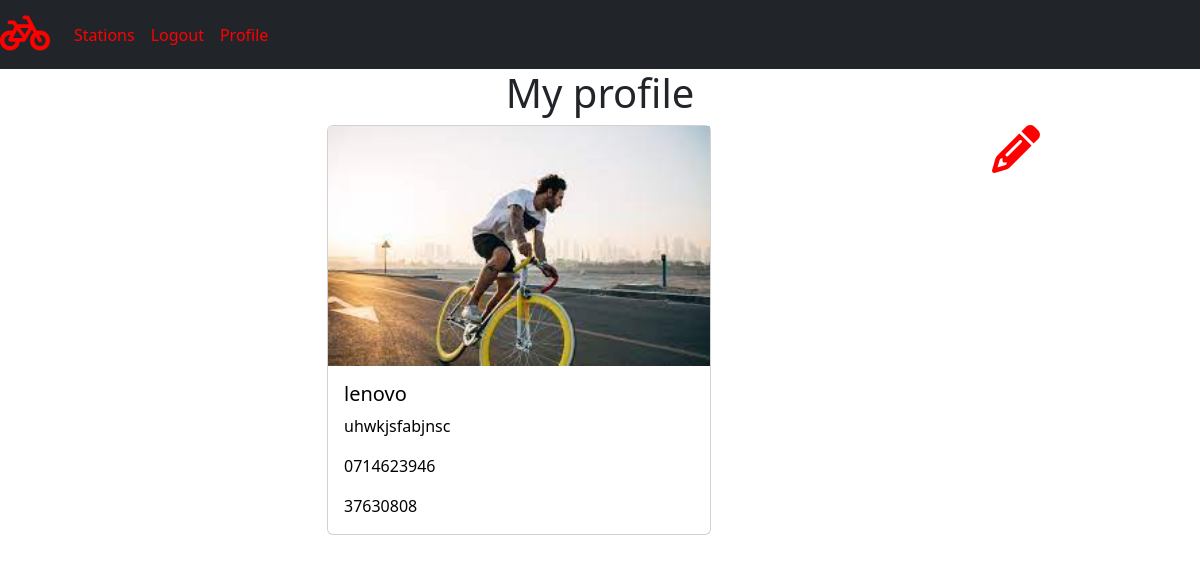
Screenshot of /profile/4/ (signed in) with the database file from the repository.
### app/models.py (models this page shows, shortened)
class Profile(models.Model):
    profile_photo = models.ImageField(upload_to = 'articles/',blank=True)
    bio = models.TextField(blank=True)
    user = models.OneToOneField(User,on_delete=models.CASCADE)
    phone_number = models.CharField(blank=True, max_length= 13)
    Id_number= models.CharField(max_length= 10)

### app/views.py (the view)
# urls.py: path('profile/<int:id>/', profile, name="profile"),
def profile(request, id):
    profile = Profile.objects.get(user=id)
    userid = request.user.id
    context={
        "profile":profile,
        "userid":userid,
    }
    return render(request, 'user_profile.html',context)

### app/templates/user_profile.html (shortened to what this page needs)
{%extends "base.html"%}
{% block content %}
<h1 class="text-center">My profile</h1>
<div class="container">
    <div class="row">
     <div class="col-md-4 mx-auto">
        <div class="card" style="width: 24rem;">
          {% if  profile.profile_photo %}
            <img src="{{profile.profile_photo.url}}" alt="" srcset="">
          {%else%}
          <img src="https://media.istockphoto.com/id/1255787387/photo/people-walking-towards-mysterious-tunnels.jpg?b=1&s=170667a&w=0&k=20&c=XSEFnrJeyp6x0OUuDoIMf4i-5PAOi6BZi029t_maocs=" alt="" srcset="">
          {% endif %}
            <div class="card-body">
              <h5 class="card-title" style="color:black">{{ user.username }}</h5>
              <p class="card-text" style="color:black">{{ user.profile.bio }}</p>
            <p class="card-text" style="color:black"> {{ profile.phone_number }}</p>
            <p class="card-text" style="color:black"> {{ profile.Id_number }}</p>
            </div>
        </div>
     </div>
     <div class="col-md-2">
      <a href="{% url 'edit' user.profile.id %}"><i class="fa fa-pencil fa-3x" aria-hidden="true" style="color:red"></i></a>
     </div>
    </div>
</div>
{%endblock%}

### rows the page displays
Profile: profile_photo (picture), phone_number "0714623946", Id_number "37630808"

### other values shown
{{ user.username }} "lenovo"
{{ user.profile.bio }} "uhwkjsfabjnsc"
